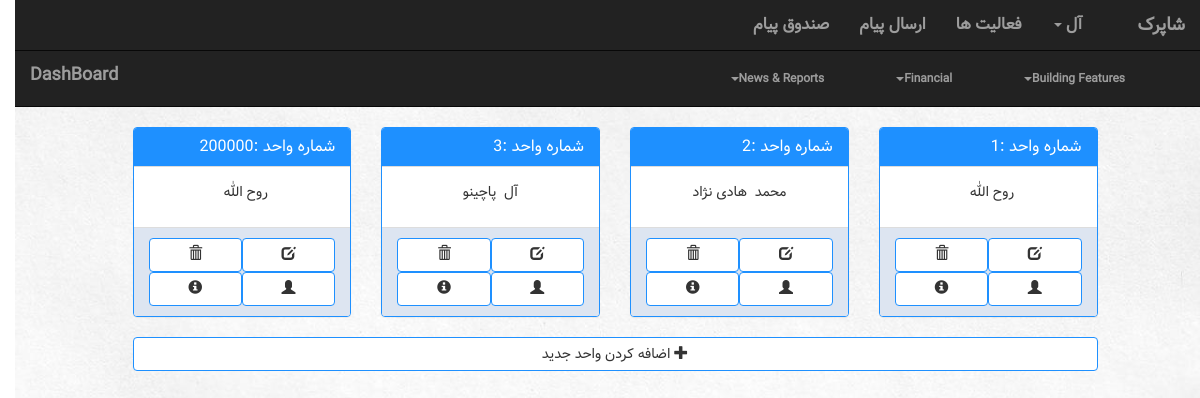
Screenshot of /building/1/cunit/ (signed in) with the database file from the repository.
### building/models.py (models this page shows, shortened)
class Building(models.Model):
    manager = models.ForeignKey(Account, on_delete=models.CASCADE)
    name = models.CharField(max_length=100)
    Address = models.CharField(max_length=300)
    info = models.TextField()

class Unit(models.Model):
    size = models.IntegerField()
    info = models.TextField()
    number = models.IntegerField()
    account = models.ForeignKey(Account, on_delete=models.CASCADE, null=True, blank=True)
    building = models.ForeignKey(Building, on_delete=models.CASCADE)

### manageUser/models.py (models this page shows, shortened)
class Account(models.Model):
    user = models.OneToOneField(User, on_delete=models.CASCADE)
    type = models.IntegerField(default=UserType.MANAGER)
    activation_key = models.CharField(max_length=40, blank=True, null=True)
    def __str__(self):
        return self.user.first_name

### building/views.py (the view, shortened to what this page needs)
# urls.py: url(r'^(?P<building_id>[0-9]+)/cunit/$', views.Cunit.as_view(), name="cunit"),
class Cunit(View):
    form_class = myForm.CreateUnitForm
    template_name = 'building/cunit.html'
    def get(self, request, building_id):
        getbuilding = Building.objects.get(pk=building_id)
        context = {'building': getbuilding,
                   'accountType': Account.objects.get(user=request.user).type,
                   'all_units': Unit.objects.filter(building=getbuilding),
                   'createUnitForm': myForm.CreateUnitForm,
                   }
        return render(request, self.template_name, context)

### building/templates/building/cunit.html (shortened to what this page needs)
{% extends 'building/UserNavBar.html' %}
{% block navbar %}{% if accountType == 1 %} {% include 'building/managerNavBar.html' %} {% else %} {% include 'building/neighborNavBar.html' %}  {% endif %}{% endblock %}
{% block body %}
 <div class='row'>
    <div class="col-sm-10 col-lg-offset-1">
        {% for unit in all_units %}
            <div class='col-sm-3'>
                <div class="panel panel-default">
                    <div class="panel-heading">
                        <h4 class='panel-title'>شماره واحد :{{ unit.number }}</h4>
                    </div>
                    <div class="panel-body">
                            {% if unit.account %}
                            <p>{{ unit.account.user.first_name }}  &nbsp;{{ unit.account.user.last_name }}</p>
                            {% else %}
                            <p>خالی</p>
                            {% endif %}
                    </div>
                    <div class='panel-footer container-fluid'>
                        <a class='col-md-6 btn btn-default' href='{% url 'building:dunit' building_id=building.id pk=unit.id %}' data-toggle="tooltip" title="حذف واحد"><span class="glyphicon glyphicon-trash" aria-hidden="true"></span></a>
                        <a class='col-md-6 btn btn-default' href='{% url 'building:uunit' building_id=building.id pk=unit.id %}' data-toggle="tooltip" title="تغییر مشخصات واحد"><span class="glyphicon glyphicon-edit" aria-hidden="true"></span></a>
                        <a class='col-md-6 btn btn-default' href='{% url 'building:runit' building_id=building.id pk=unit.id %}' data-toggle="tooltip" title="مشخصات واحد"><span class="glyphicon glyphicon-info-sign" aria-hidden="true"></span></a>
                        <a class='col-md-6 btn btn-default' href='{% url 'building:uunit' building_id=building.id pk=unit.id %}' data-toggle="tooltip" title="تغییر ساکن"><span class="glyphicon glyphicon-user" aria-hidden="true"></span></a>
                    </div>
                </div>
            </div>
        {% endfor %}
        <div class="col-md-12">
                <button class="col-md-12 btn btn-default" data-toggle="modal" data-target="#myModal">  <span class="glyphicon glyphicon-plus" aria-hidden="true"></span> اضافه کردن واحد جدید </button>
        </div>
    </div>
 </div>
{% endblock %}

### building/templates/building/UserNavBar.html (shortened to what this page needs)
<!DOCTYPE html>
<html lang="en">
<head>
    <link rel="stylesheet" href="https://maxcdn.bootstrapcdn.com/bootstrap/3.3.7/css/bootstrap.min.css">
</head>
{% load staticfiles %}
<link rel="stylesheet" href="{% static 'building/BuildingNavBarStyle.css' %}">
<link rel="stylesheet" href="{% static 'building/BuildingListStyle.css' %}">
<link rel="stylesheet" href="{% static 'building/ModalStyle.css' %}">
<link rel="stylesheet" href="{% static 'building/TableStyle.css' %}">
<link rel="stylesheet" href="{% static 'building/dashboardStyle.css' %}">
<link rel="stylesheet" href="{% static 'building/pollFormStyle.css' %}">
<link rel="stylesheet" href="{% static 'building/chart.css' %}">
    {% load i18n admin_modify %}
<body>
<nav class="navbar navbar-inverse navbar-fixed-top" style="position: fixed">
      <div class="container-fluid" >
            <div class="navbar-header pull-right">
              <a class="navbar-brand active" href="{% url 'building:building' %}">{% if building %} {{ building.name}} {% else %} لیست ساختمان ها {% endif %} </a>
            </div>
            <div class="collapse navbar-collapse" id="topNavBar">
                  <ul class="nav navbar-nav pull-right">
                      <li><a href="{% url 'building:inbox' %}">صندوق پیام</a></li>
                      <li><a href="{% url 'building:sendmessage' %}">ارسال پیام</a></li>
                      <li><a href="{% url 'building:activities' %}">فعالیت ها <span class="sr-only">(current)</span></a></li>
                      <li class="dropdown">
                          <a href="#" class="dropdown-toggle" data-toggle="dropdown" role="button" aria-haspopup="true" aria-expanded="false">{{ request.user.first_name }} <span class="caret"></span></a>
                      </li>
                  </ul>
            </div>
      </div>
</nav>
<div style="height: 30px">
</div>
{% block navbar %}
{% endblock %}
{% block body %}
{% endblock %}
</body>
</html>

### building/static/building/BuildingNavBarStyle.css (style rules this page uses)
nav { font-family: SamSamFont; font-weight: bolder; font-size: medium; }
ul { list-style: none; }
body { direction: rtl; text-align: center; background-image: url("../images/Background.jpg"); background-size: cover; }

### building/static/building/BuildingListStyle.css (style rules this page uses)
.panel-default { border-color: dodgerblue; }
body > div.row > div { direction: rtl; }
body > div.row > div > div { float: right; }
.panel-default>.panel-heading { background-color: dodgerblue; border-color: #ddd; }
.panel-default>.panel-footer { background-color: #dde5f1; }
a { color: white; }
.btn-default { border-color: dodgerblue; }
body { font-family: SamSamFont; }

### building/static/building/dashboardStyle.css (style rules this page uses)
.panel-title { color: white; text-align: right; }

### building/static/building/pollFormStyle.css (style rules this page uses)
body { margin-top: 20px; }

### rows the page displays
Building: name "شاپرک"
Unit: account.user.first_name "روح الله"
Unit: account.user.first_name "محمد", account.user.last_name "هادی نژاد"
Unit: account.user.first_name "آل", account.user.last_name "پاچینو"
Unit: number "200000", account.user.first_name "روح الله"

### other values shown
{{ request.user.first_name }} "آل"
